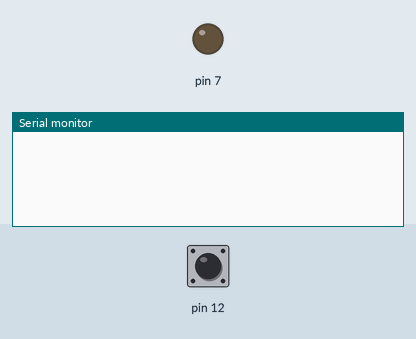
The sketch below on a simulated Arduino Uno, built with avr-gcc and run on an emulated ATmega328P. Parts: output pins drawn as LEDs (lit = HIGH), the last lines printed to the serial monitor. Inputs (shaded band) come from the test bench; at power-on: pin 12 HIGH.

Above: at 1.2 s.
1.3 s: pin 12 pulled LOW for 0.15 s
At 1.7 s:
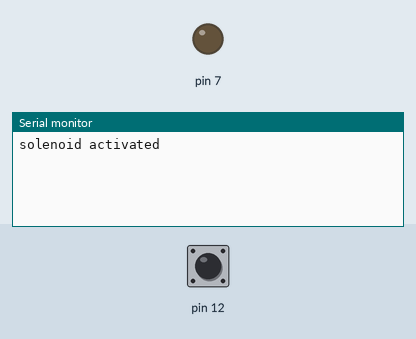
At 2.7 s:
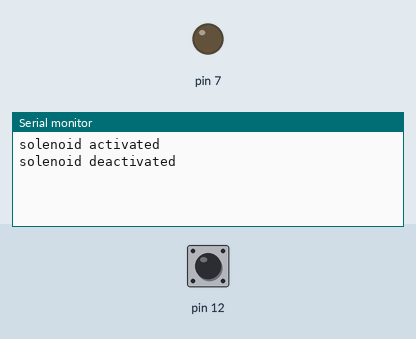

The sketch:

solenoidTest.ino
```cpp
bool solenoidButtonPressed = false;

void setup() {
    pinMode(7, OUTPUT);
    pinMode(12, INPUT_PULLUP);
    Serial.begin(9600);
}

void loop() {
    /*digitalWrite(7, HIGH);
    delay(2000);
    digitalWrite(7, LOW);
    delay(2000);
    */
   //avoid button bounce, and when button is pressed, solenoid is activated for 500ms
    if(digitalRead(12) == LOW && solenoidButtonPressed == false){
         solenoidButtonPressed = true;
         digitalWrite(13, HIGH);
         Serial.println("solenoid activated");
         delay(500);
         digitalWrite(13, LOW);
         Serial.println("solenoid deactivated");
    } else if(digitalRead(12) == HIGH){
         solenoidButtonPressed = false;
    }
}
```

Measured:
- after the input at 1.3 s, the serial monitor: prints a new line at once (image 1)
